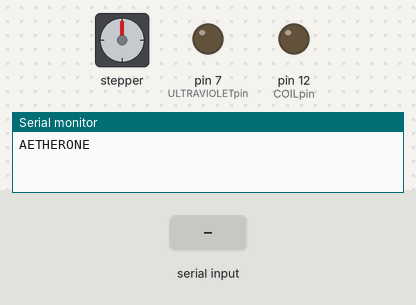
Bench run of a sketch on a simulated Arduino Uno, built with avr-gcc and run on an emulated ATmega328P. Parts: stepper motor, output pins drawn as LEDs (lit = HIGH), the last lines printed to the serial monitor. Wiring (inferred from the names in the program): stepper motor (200 steps per turn assumed): coils pin 8, pin 9, pin 10, pin 11. The inputs (shaded band) are chosen by the test bench. Pins used as bus, display or sensor lines are not drawn.

Above: at 1.4 s.
1.5 s: "200\n" received over Serial
At 2.0 s:
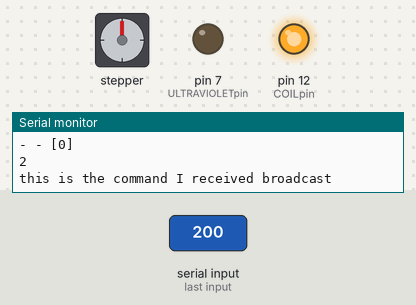
3.2 s: "90,45\n" received over Serial
At 4.4 s:
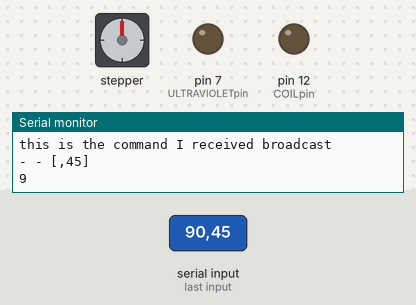
4.7 s: "30,150\n" received over Serial
At 5.7 s:
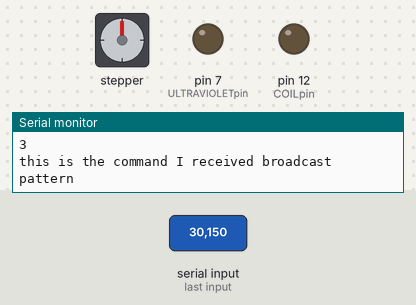
Timing chart, 0 to 7.7 s (numbered marks = the images above; inputs shaded):
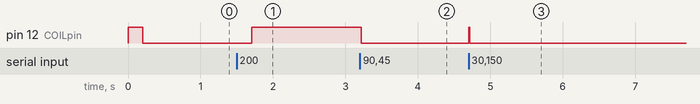

Measured:
- after the input at 1.5 s, pin 12 (COILpin): LOW → HIGH after 0.21 s
- after the input at 3.2 s, pin 12 (COILpin): HIGH → LOW at once
- after the input at 4.7 s, pin 12 (COILpin): LOW → HIGH at once, → LOW 0.01 s later

The sketch:

ArduinoRadionicsProtocol.ino
```cpp
// (licence header left out)
// --- Begin LED definition
const int COILpin =  12;
const int REDpin =  11;
const int GREENpin =  10;
const int BLUEpin =  9;
const int WHITEpin =  8;
const int ULTRAVIOLETpin = 7;
const int SIGNAL_DURATION = 5;
// --- End LED definition

String commands [] = {"commands", "analyze", "broadcast", "broadcast pattern", "reset", "grounding", "trng", "clear"};
String readString;
String signature;
int lastCommand;

void setup() {
  Serial.begin(9600);
  Serial.println("AETHERONE");

  pinMode(COILpin, OUTPUT);
  pinMode(REDpin, OUTPUT);
  pinMode(GREENpin, OUTPUT);
  pinMode(BLUEpin, OUTPUT);
  pinMode(WHITEpin, OUTPUT);
  pinMode(ULTRAVIOLETpin, OUTPUT);
  digitalWrite(COILpin, HIGH);
  delay(200);
  digitalWrite(COILpin, LOW);
}

/**
 * Main Loop
 */
void loop() {

  while (Serial.available()) {
    delay(2);  //delay to allow byte to arrive in input buffer
    char c = Serial.read();

    if (c == 10) {
      interpretCommand();
      digitalWrite(COILpin, LOW);
    } else {
      digitalWrite(COILpin, HIGH);
      readString += c;
    }
  }

  if (lastCommand == 2) {
    broadcast();
  }

  if (lastCommand == 7) {
    clearProcess();
  }
}

/**
 * Insert here the process of clearing your device
 * and everything which need a reset for the next session
 */
void clearProcess() {
  signature = "";
  lastCommand = NULL;
}

/**
 * Broadcast the signature
 */
void broadcast() {

  if (!signature) {
    lastCommand = NULL;
  }

  for (int i=0; i<signature.length(); i++) {
    int c = signature.charAt(i);

    // let the aether vibrate
    if ((c & 1) == 0) {
      digitalWrite(COILpin, HIGH);
    } else {
      digitalWrite(COILpin, LOW);
    }

    sendLightSignal(c);

  }
}

/**
 * Taking appart the singel digits and assign them to the color(ed) LEDs.
 * And YES, you can replace some of them with LASER diodes (be careful with your eyes).
 */
void sendLightSignal(int c) {
  while (c > 0) {

        int digit = c%10;
        c /= 10;

        // red is the base (chakra)
        if (digit == 0 || digit == 1 || digit == 2) {
          sendSignal(REDpin);
        }

        // green is the heart (center/love)
        if (digit == 5 || digit == 7) {
          sendSignal(GREENpin);
        }

        // blue is order and structure (blueprint)
        if (digit == 4 || digit == 8) {
          sendSignal(BLUEpin);
        }

        // 3,6 and 9 is the vortex (Marko Rodin)
        if (digit == 3 || digit == 6 || digit == 9) {
          sendSignal(WHITEpin);
        }
   }
}

/**
 * Send a signal for a pin with predifenite duration
 */
void sendSignal(int pin) {
  sendSignal(pin, SIGNAL_DURATION);
}

/**
 * Send a signal for a pin with a specific duration in milliseconds
 */
void sendSignal(int pin, int duration) {
  digitalWrite(pin, HIGH);
  delay(duration);
  digitalWrite(pin, LOW);
}

/**
 * Interpret the command received from the serial communication
 */
void interpretCommand() {

  //if (readString.length() == 0) return;
  digitalWrite(COILpin, HIGH);
  if (readString.length() > 2) {
    digitalWrite(COILpin, HIGH);
    Serial.println("- - [" + readString.substring(2) + "]");
    int command = readString.substring(0, 1).toInt();
    Serial.println(command);
    Serial.println("this is the command I received " + commands[command]);
    lastCommand = command;
    if (command == 2) {
      signature = readString.substring(2);
    }
    digitalWrite(COILpin, LOW);
  } else {
    Serial.println("- " + readString);
  }

  delay(200);
  digitalWrite(COILpin, LOW);

  readString = "";
}
```
